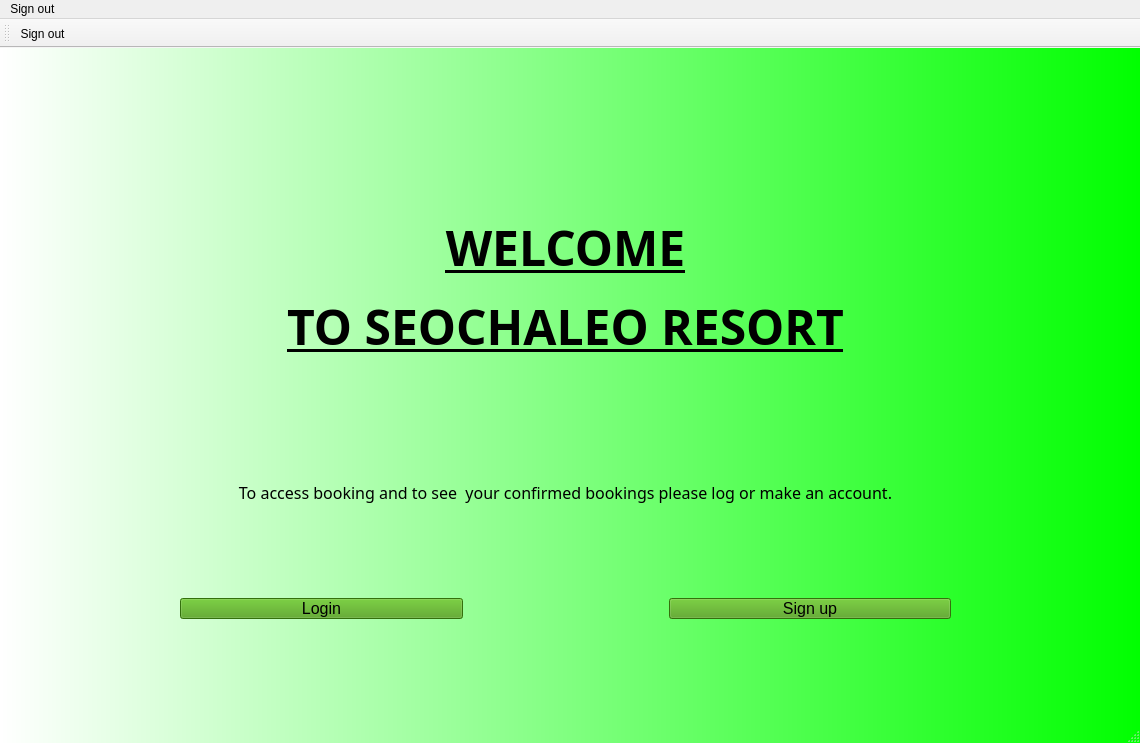
<?xml version="1.0" encoding="UTF-8"?>
<ui version="4.0">
 <class>MainWindow</class>
 <widget class="QMainWindow" name="MainWindow">
  <property name="geometry">
   <rect>
    <x>0</x>
    <y>0</y>
    <width>1140</width>
    <height>743</height>
   </rect>
  </property>
  <property name="windowTitle">
   <string>MainWindow</string>
  </property>
  <property name="styleSheet">
   <string notr="true">/* Set background gradient for main window */
QMainWindow {
    background: qlineargradient(x1:0, y1:0, x2:1, y2:0, stop:0 #FFFFFF, stop:1 #00FF00);
}

/* Set font and color for all QLabel */
QLabel {
    color: black;
   font-family: &quot;Sitka Heading Semibold&quot;, sans-serif;
   font-size: 16px; /* Adjust font size as needed */
}
QCheckBox {
  color: black;
   font-family: &quot;Sitka Heading Semibold&quot;, sans-serif;
   font-size: 16px; /* Adjust font size as needed */
}
QPushButton {
   color: black;
   font-family: &quot;Sitka Heading Semibold&quot;, sans-serif;
   font-size: 16px; /* Adjust font size as needed */
background-color:rgb(73, 157, 17)}

QPushButton:hover
{
background: gray;
}
QLineEdit:focus
{
background:white;
border: 2px solid red;
}


</string>
  </property>
  <widget class="QWidget" name="centralwidget">
   <widget class="QStackedWidget" name="stackedWidget">
    <property name="geometry">
     <rect>
      <x>70</x>
      <y>30</y>
      <width>991</width>
      <height>621</height>
     </rect>
    </property>
    <property name="currentIndex">
     <number>0</number>
    </property>
    <widget class="QWidget" name="Welcome">
     <widget class="QWidget" name="verticalLayoutWidget_2">
      <property name="geometry">
       <rect>
        <x>10</x>
        <y>110</y>
        <width>971</width>
        <height>431</height>
       </rect>
      </property>
      <layout class="QVBoxLayout" name="verticalLayout">
       <item>
        <widget class="QLabel" name="welcome_msg">
         <property name="font">
          <font>
           <family>Sitka Heading Semibold</family>
           <pointsize>-1</pointsize>
           <bold>true</bold>
           <underline>true</underline>
          </font>
         </property>
         <property name="styleSheet">
          <string notr="true">color: rgb(0, 0, 0)
</string>
         </property>
         <property name="text">
          <string>&lt;html&gt;&lt;head/&gt;&lt;body&gt;&lt;p&gt;&lt;span style=&quot; font-size:36pt;&quot;&gt;WELCOME&lt;/span&gt;&lt;/p&gt;&lt;p&gt;&lt;span style=&quot; font-size:36pt;&quot;&gt; TO SEOCHALEO RESORT&lt;/span&gt;&lt;/p&gt;&lt;/body&gt;&lt;/html&gt;</string>
         </property>
         <property name="alignment">
          <set>Qt::AlignCenter</set>
         </property>
        </widget>
       </item>
       <item>
        <widget class="QLabel" name="instrcutons">
         <property name="font">
          <font>
           <family>Sitka Heading Semibold</family>
           <pointsize>-1</pointsize>
          </font>
         </property>
         <property name="text">
          <string>To access booking and to see  your confirmed bookings please log or make an account.</string>
         </property>
         <property name="alignment">
          <set>Qt::AlignCenter</set>
         </property>
        </widget>
       </item>
       <item>
        <layout class="QHBoxLayout" name="horizontalLayout">
         <item>
          <widget class="QPushButton" name="loginbutton">
           <property name="styleSheet">
            <string notr="true">margin-left: 100px;
margin-right: 100px;

background-color:rgb(73, 157, 17)</string>
           </property>
           <property name="text">
            <string>Login</string>
           </property>
          </widget>
         </item>
         <item>
          <widget class="QPushButton" name="signupbutton">
           <property name="styleSheet">
            <string notr="true">margin-left: 100px;
margin-right: 100px;

background-color:rgb(73, 157, 17)</string>
           </property>
           <property name="text">
            <string>Sign up</string>
           </property>
          </widget>
         </item>
        </layout>
       </item>
      </layout>
     </widget>
     <widget class="QLabel" name="bg_image">
      <property name="geometry">
       <rect>
        <x>10</x>
        <y>19</y>
        <width>831</width>
        <height>581</height>
       </rect>
      </property>
      <property name="text">
       <string/>
      </property>
     </widget>
     <zorder>bg_image</zorder>
     <zorder>verticalLayoutWidget_2</zorder>
    </widget>
    <widget class="QWidget" name="Signup">
     <widget class="QPushButton" name="signup">
      <property name="geometry">
       <rect>
        <x>420</x>
        <y>420</y>
        <width>83</width>
        <height>29</height>
       </rect>
      </property>
      <property name="styleSheet">
       <string notr="true">background-color:rgb(73, 157, 17)</string>
      </property>
      <property name="text">
       <string>SIGN UP</string>
      </property>
     </widget>
     <widget class="QWidget" name="verticalLayoutWidget_4">
      <property name="geometry">
       <rect>
        <x>320</x>
        <y>110</y>
        <width>287</width>
        <height>300</height>
       </rect>
      </property>
      <layout class="QVBoxLayout" name="verticalLayout_5">
       <item>
        <widget class="QLabel" name="title_signup">
         <property name="text">
          <string>Sign Up to get access to booking services</string>
         </property>
        </widget>
       </item>
       <item>
        <layout class="QFormLayout" name="formLayout_2">
         <item row="0" column="0">
          <widget class="QLabel" name="fristNameLabel">
           <property name="text">
            <string>Frist Name</string>
           </property>
          </widget>
         </item>
         <item row="0" column="1">
          <widget class="QLineEdit" name="fristNameLineEdit"/>
         </item>
         <item row="1" column="0">
          <widget class="QLabel" name="lastNameLabel">
           <property name="text">
            <string>Last Name</string>
           </property>
          </widget>
         </item>
         <item row="1" column="1">
          <widget class="QLineEdit" name="lastNameLineEdit"/>
         </item>
         <item row="2" column="0">
          <widget class="QLabel" name="usernameLabel">
           <property name="text">
            <string>Username</string>
           </property>
          </widget>
         </item>
         <item row="2" column="1">
          <widget class="QLineEdit" name="usernameLineEdit"/>
         </item>
         <item row="3" column="0">
          <widget class="QLabel" name="passwordLabel">
           <property name="text">
            <string>Password</string>
           </property>
          </widget>
         </item>
         <item row="3" column="1">
          <widget class="QLineEdit" name="passwordLineEdit"/>
         </item>
         <item row="4" column="0">
          <widget class="QLabel" name="phoneNumberLabel">
           <property name="text">
            <string>Phone Number</string>
           </property>
          </widget>
         </item>
         <item row="4" column="1">
          <widget class="QLineEdit" name="phoneNumberLineEdit"/>
         </item>
         <item row="5" column="0">
          <widget class="QLabel" name="adressLabel">
           <property name="text">
            <string>Adress</string>
           </property>
          </widget>
         </item>
         <item row="5" column="1">
          <widget class="QLineEdit" name="adressLineEdit">
           <property name="text">
            <string/>
           </property>
          </widget>
         </item>
         <item row="6" column="0">
          <widget class="QLabel" name="emailLabel">
           <property name="text">
            <string>Email</string>
           </property>
          </widget>
         </item>
         <item row="6" column="1">
          <widget class="QLineEdit" name="emailLineEdit"/>
         </item>
         <item row="7" column="0">
          <widget class="QLabel" name="dateofBirthLabel">
           <property name="text">
            <string>DateofBirth</string>
           </property>
          </widget>
         </item>
         <item row="7" column="1">
          <widget class="QDateEdit" name="dateEdit"/>
         </item>
        </layout>
       </item>
      </layout>
     </widget>
     <widget class="QPushButton" name="Back2home_2">
      <property name="geometry">
       <rect>
        <x>80</x>
        <y>70</y>
        <width>83</width>
        <height>29</height>
       </rect>
      </property>
      <property name="styleSheet">
       <string notr="true">
background-color:rgb(73, 157, 17)</string>
      </property>
      <property name="text">
       <string>BACK</string>
      </property>
     </widget>
    </widget>
    <widget class="QWidget" name="Login">
     <widget class="QWidget" name="verticalLayoutWidget">
      <property name="geometry">
       <rect>
        <x>390</x>
        <y>240</y>
        <width>201</width>
        <height>231</height>
       </rect>
      </property>
      <layout class="QVBoxLayout" name="verticalLayout_2">
       <property name="bottomMargin">
        <number>0</number>
       </property>
       <item>
        <widget class="QWidget" name="loginfeilds" native="true">
         <layout class="QFormLayout" name="formLayout">
          <property name="bottomMargin">
           <number>10</number>
          </property>
          <item row="0" column="0">
           <widget class="QLabel" name="Usernamelable_login">
            <property name="text">
             <string>Username</string>
            </property>
           </widget>
          </item>
          <item row="0" column="1">
           <widget class="QLineEdit" name="user_input"/>
          </item>
          <item row="1" column="0">
           <widget class="QLabel" name="Passwordlable_login">
            <property name="text">
             <string>Password</string>
            </property>
           </widget>
          </item>
          <item row="1" column="1">
           <widget class="QLineEdit" name="pass_input">
            <property name="echoMode">
             <enum>QLineEdit::Password</enum>
            </property>
           </widget>
          </item>
          <item row="2" column="1">
           <widget class="QPushButton" name="login">
            <property name="minimumSize">
             <size>
              <width>50</width>
              <height>50</height>
             </size>
            </property>
            <property name="maximumSize">
             <size>
              <width>50</width>
              <height>50</height>
             </size>
            </property>
            <property name="baseSize">
             <size>
              <width>100</width>
              <height>50</height>
             </size>
            </property>
            <property name="styleSheet">
             <string notr="true">background-color:rgb(73, 157, 17)</string>
            </property>
            <property name="text">
             <string>Login </string>
            </property>
           </widget>
          </item>
         </layout>
        </widget>
       </item>
      </layout>
     </widget>
     <widget class="QLabel" name="bgimg_login">
      <property name="geometry">
       <rect>
        <x>60</x>
        <y>40</y>
        <width>871</width>
        <height>481</height>
       </rect>
      </property>
      <property name="text">
       <string/>
      </property>
     </widget>
     <widget class="QLabel" name="niftyline">
      <property name="geometry">
       <rect>
        <x>390</x>
        <y>210</y>
        <width>221</width>
        <height>20</height>
       </rect>
      </property>
      <property name="text">
       <string>Come Back for antoher Stay?</string>
      </property>
     </widget>
     <widget class="QPushButton" name="back2home">
      <property name="geometry">
       <rect>
        <x>100</x>
        <y>80</y>
        <width>101</width>
        <height>29</height>
       </rect>
      </property>
      <property name="styleSheet">
       <string notr="true">
background-color:rgb(73, 157, 17)</string>
      </property>
      <property name="text">
       <string>BACK</string>
      </property>
     </widget>
     <zorder>bgimg_login</zorder>
     <zorder>verticalLayoutWidget</zorder>
     <zorder>niftyline</zorder>
     <zorder>back2home</zorder>
    </widget>
    <widget class="QWidget" name="ListingPage">
     <widget class="QWidget" name="gridLayoutWidget">
      <property name="geometry">
       <rect>
        <x>150</x>
        <y>90</y>
        <width>681</width>
        <height>481</height>
       </rect>
      </property>
      <layout class="QGridLayout" name="ListingVIEW">
       <property name="rightMargin">
        <number>10</number>
       </property>
       <property name="bottomMargin">
        <number>10</number>
       </property>
       <item row="0" column="1">
        <layout class="QHBoxLayout" name="horizontalLayout_2">
         <item>
          <widget class="QLabel" name="Search_label">
           <property name="text">
            <string>Search</string>
           </property>
          </widget>
         </item>
         <item>
          <widget class="QLineEdit" name="Search_input">
           <property name="text">
            <string/>
           </property>
           <property name="maxLength">
            <number>327</number>
           </property>
           <property name="frame">
            <bool>true</bool>
           </property>
          </widget>
         </item>
         <item>
          <widget class="QLabel" name="Search_icon">
           <property name="minimumSize">
            <size>
             <width>0</width>
             <height>25</height>
            </size>
           </property>
           <property name="maximumSize">
            <size>
             <width>20</width>
             <height>20</height>
            </size>
           </property>
           <property name="text">
            <string/>
           </property>
           <property name="alignment">
            <set>Qt::AlignLeading|Qt::AlignLeft|Qt::AlignVCenter</set>
           </property>
           <property name="margin">
            <number>0</number>
           </property>
          </widget>
         </item>
        </layout>
       </item>
       <item row="1" column="1">
        <widget class="QListView" name="ListingList"/>
       </item>
       <item row="1" column="0">
        <layout class="QVBoxLayout" name="verticalLayout_3">
         <property name="topMargin">
          <number>11</number>
         </property>
         <item>
          <widget class="QCheckBox" name="amenitiesfilter">
           <property name="text">
            <string>Amenities</string>
           </property>
          </widget>
         </item>
         <item>
          <widget class="QCheckBox" name="Availability_filter">
           <property name="text">
            <string>Available</string>
           </property>
          </widget>
         </item>
        </layout>
       </item>
      </layout>
     </widget>
    </widget>
    <widget class="QWidget" name="Listingdesc">
     <widget class="QWidget" name="verticalLayoutWidget_5">
      <property name="geometry">
       <rect>
        <x>220</x>
        <y>30</y>
        <width>601</width>
        <height>551</height>
       </rect>
      </property>
      <layout class="QVBoxLayout" name="verticalLayout_6">
       <item>
        <widget class="QLabel" name="label_2">
         <property name="styleSheet">
          <string notr="true">text-alignement: center </string>
         </property>
         <property name="text">
          <string>Selected Room </string>
         </property>
         <property name="alignment">
          <set>Qt::AlignCenter</set>
         </property>
        </widget>
       </item>
       <item>
        <widget class="QListView" name="listView"/>
       </item>
       <item>
        <widget class="QPushButton" name="pushButton_8">
         <property name="styleSheet">
          <string notr="true">background-color:rgb(73, 157, 17);
margin-left: 125px;
margin-right: 125px;
padding-top:5px;
padding-bottom:5px</string>
         </property>
         <property name="text">
          <string>Continue to Purchase </string>
         </property>
        </widget>
       </item>
      </layout>
     </widget>
     <widget class="QPushButton" name="Back_2List">
      <property name="geometry">
       <rect>
        <x>60</x>
        <y>40</y>
        <width>83</width>
        <height>29</height>
       </rect>
      </property>
      <property name="text">
       <string>BACK</string>
      </property>
     </widget>
    </widget>
    <widget class="QWidget" name="Payment">
     <widget class="QWidget" name="verticalLayoutWidget_3">
      <property name="geometry">
       <rect>
        <x>350</x>
        <y>0</y>
        <width>381</width>
        <height>583</height>
       </rect>
      </property>
      <layout class="QVBoxLayout" name="verticalLayout_4">
       <item>
        <widget class="QLabel" name="Payment_2">
         <property name="text">
          <string>To confrim a booking payment must be made</string>
         </property>
        </widget>
       </item>
       <item>
        <layout class="QFormLayout" name="formLayout_4">
         <item row="0" column="0">
          <widget class="QLabel" name="roomNumberLabel_2">
           <property name="text">
            <string>Room Number</string>
           </property>
          </widget>
         </item>
         <item row="0" column="1">
          <widget class="QLabel" name="Room_number">
           <property name="text">
            <string>0</string>
           </property>
          </widget>
         </item>
         <item row="1" column="0">
          <widget class="QLabel" name="roomTypeLabel_2">
           <property name="text">
            <string>Room Type</string>
           </property>
          </widget>
         </item>
         <item row="1" column="1">
          <widget class="QLabel" name="roomtype">
           <property name="text">
            <string>Basic</string>
           </property>
          </widget>
         </item>
         <item row="2" column="0">
          <widget class="QLabel" name="capacityLabel_2">
           <property name="text">
            <string>Capacity</string>
           </property>
          </widget>
         </item>
         <item row="2" column="1">
          <widget class="QLabel" name="Cap_label">
           <property name="text">
            <string>1</string>
           </property>
          </widget>
         </item>
         <item row="3" column="0">
          <widget class="QLabel" name="priceLabel_2">
           <property name="text">
            <string>Price</string>
           </property>
          </widget>
         </item>
         <item row="3" column="1">
          <widget class="QLabel" name="subprice">
           <property name="text">
            <string>$0.00</string>
           </property>
          </widget>
         </item>
         <item row="4" column="0">
          <widget class="QLabel" name="Amenity_label">
           <property name="text">
            <string>Amenities:</string>
           </property>
          </widget>
         </item>
         <item row="4" column="1">
          <widget class="QCheckBox" name="checkBox_2">
           <property name="text">
            <string>Amenity</string>
           </property>
          </widget>
         </item>
         <item row="5" column="1">
          <widget class="QCheckBox" name="checkBox_3">
           <property name="text">
            <string>Amenity</string>
           </property>
          </widget>
         </item>
         <item row="6" column="1">
          <widget class="QCheckBox" name="checkBox_4">
           <property name="text">
            <string>Amenity</string>
           </property>
          </widget>
         </item>
         <item row="7" column="1">
          <widget class="QCheckBox" name="checkBox_6">
           <property name="text">
            <string>Amenity</string>
           </property>
          </widget>
         </item>
         <item row="9" column="0">
          <widget class="QLabel" name="checkinLabel">
           <property name="text">
            <string>Checkin</string>
           </property>
          </widget>
         </item>
         <item row="9" column="1">
          <widget class="QDateEdit" name="dateEdit_2"/>
         </item>
         <item row="10" column="0">
          <widget class="QLabel" name="checkoutLabel">
           <property name="text">
            <string>checkout</string>
           </property>
          </widget>
         </item>
         <item row="10" column="1">
          <widget class="QDateTimeEdit" name="dateTimeEdit"/>
         </item>
         <item row="11" column="0">
          <widget class="QLabel" name="totalPriceLabel">
           <property name="text">
            <string>Total Price</string>
           </property>
          </widget>
         </item>
         <item row="11" column="1">
          <widget class="QLabel" name="totalprice_payment">
           <property name="text">
            <string>$0.00</string>
           </property>
          </widget>
         </item>
        </layout>
       </item>
       <item>
        <layout class="QFormLayout" name="formLayout_6">
         <item row="0" column="0">
          <widget class="QLabel" name="nameLabel">
           <property name="text">
            <string>Name</string>
           </property>
          </widget>
         </item>
         <item row="0" column="1">
          <widget class="QLineEdit" name="nameLineEdit"/>
         </item>
         <item row="1" column="0">
          <widget class="QLabel" name="creditCardLabel">
           <property name="text">
            <string>Credit Card</string>
           </property>
          </widget>
         </item>
         <item row="1" column="1">
          <widget class="QLineEdit" name="creditCardLineEdit"/>
         </item>
         <item row="2" column="0">
          <widget class="QLabel" name="cCVLabel">
           <property name="text">
            <string>CCV</string>
           </property>
          </widget>
         </item>
         <item row="2" column="1">
          <widget class="QLineEdit" name="cCVLineEdit"/>
         </item>
         <item row="3" column="0">
          <widget class="QLabel" name="addressLabel">
           <property name="text">
            <string>Address</string>
           </property>
          </widget>
         </item>
         <item row="3" column="1">
          <widget class="QLineEdit" name="addressLineEdit"/>
         </item>
        </layout>
       </item>
       <item>
        <widget class="QPushButton" name="P">
         <property name="styleSheet">
          <string notr="true">background-color:rgb(73, 157, 17);
margin-left: 125px;
margin-right: 125px;
padding-top:5px;
padding-bottom:5px</string>
         </property>
         <property name="text">
          <string>Payment</string>
         </property>
        </widget>
       </item>
      </layout>
     </widget>
     <widget class="QPushButton" name="Backtoroom">
      <property name="geometry">
       <rect>
        <x>90</x>
        <y>20</y>
        <width>83</width>
        <height>29</height>
       </rect>
      </property>
      <property name="text">
       <string>BACK</string>
      </property>
     </widget>
    </widget>
    <widget class="QWidget" name="ADMINOPTIONS">
     <widget class="QWidget" name="gridLayoutWidget_3">
      <property name="geometry">
       <rect>
        <x>210</x>
        <y>140</y>
        <width>541</width>
        <height>141</height>
       </rect>
      </property>
      <layout class="QGridLayout" name="gridLayout_2">
       <item row="1" column="0">
        <widget class="QPushButton" name="editroom">
         <property name="styleSheet">
          <string notr="true">background-color:rgb(73, 157, 17)</string>
         </property>
         <property name="text">
          <string>EDIT/Delete a Room</string>
         </property>
        </widget>
       </item>
       <item row="1" column="2">
        <widget class="QPushButton" name="Editperson_2">
         <property name="styleSheet">
          <string notr="true">background-color:rgb(73, 157, 17)</string>
         </property>
         <property name="text">
          <string>Edit/Delete Person</string>
         </property>
        </widget>
       </item>
       <item row="1" column="1">
        <widget class="QPushButton" name="Addroom">
         <property name="styleSheet">
          <string notr="true">background-color:rgb(73, 157, 17)</string>
         </property>
         <property name="text">
          <string>Add New room</string>
         </property>
        </widget>
       </item>
       <item row="2" column="0">
        <widget class="QPushButton" name="addperson">
         <property name="styleSheet">
          <string notr="true">background-color:rgb(73, 157, 17)</string>
         </property>
         <property name="text">
          <string>Add Person</string>
         </property>
        </widget>
       </item>
       <item row="0" column="0" colspan="3">
        <widget class="QLabel" name="WElcomeadmin">
         <property name="text">
          <string>WELCOME ADMIN</string>
         </property>
         <property name="alignment">
          <set>Qt::AlignCenter</set>
         </property>
        </widget>
       </item>
       <item row="2" column="2">
        <widget class="QPushButton" name="pushButton">
         <property name="text">
          <string>Check All Bookings</string>
         </property>
        </widget>
       </item>
       <item row="2" column="1">
        <widget class="QPushButton" name="pushButton_3">
         <property name="text">
          <string>View listings</string>
         </property>
        </widget>
       </item>
      </layout>
     </widget>
    </widget>
    <widget class="QWidget" name="roomlisting">
     <widget class="QWidget" name="formLayoutWidget">
      <property name="geometry">
       <rect>
        <x>480</x>
        <y>200</y>
        <width>250</width>
        <height>219</height>
       </rect>
      </property>
      <layout class="QFormLayout" name="Listing_creation_form">
       <item row="0" column="0">
        <widget class="QLabel" name="roomNumberLabel">
         <property name="text">
          <string>Room Number</string>
         </property>
        </widget>
       </item>
       <item row="0" column="1">
        <widget class="QLineEdit" name="roomNumberLineEdit"/>
       </item>
       <item row="1" column="0">
        <widget class="QLabel" name="roomTypeLabel">
         <property name="text">
          <string>Room Type</string>
         </property>
        </widget>
       </item>
       <item row="1" column="1">
        <widget class="QLineEdit" name="roomTypeLineEdit"/>
       </item>
       <item row="2" column="0">
        <widget class="QLabel" name="capacityLabel">
         <property name="text">
          <string>Capacity</string>
         </property>
        </widget>
       </item>
       <item row="2" column="1">
        <widget class="QSlider" name="capslider">
         <property name="maximum">
          <number>5</number>
         </property>
         <property name="orientation">
          <enum>Qt::Horizontal</enum>
         </property>
        </widget>
       </item>
       <item row="4" column="0">
        <widget class="QLabel" name="priceLabel">
         <property name="text">
          <string>Price</string>
         </property>
        </widget>
       </item>
       <item row="4" column="1">
        <widget class="QLineEdit" name="priceLineEdit"/>
       </item>
       <item row="6" column="0">
        <widget class="QLabel" name="availabilityLabel">
         <property name="text">
          <string>Availability</string>
         </property>
        </widget>
       </item>
       <item row="6" column="1">
        <widget class="QCheckBox" name="checkBox">
         <property name="text">
          <string>Available</string>
         </property>
        </widget>
       </item>
      </layout>
     </widget>
     <widget class="QLabel" name="Title_creation">
      <property name="geometry">
       <rect>
        <x>510</x>
        <y>70</y>
        <width>161</width>
        <height>20</height>
       </rect>
      </property>
      <property name="text">
       <string>Create a Room Listing </string>
      </property>
     </widget>
     <widget class="QPushButton" name="Createlisting">
      <property name="geometry">
       <rect>
        <x>510</x>
        <y>460</y>
        <width>171</width>
        <height>29</height>
       </rect>
      </property>
      <property name="text">
       <string>Create Listing</string>
      </property>
     </widget>
     <widget class="QPushButton" name="b2menu">
      <property name="geometry">
       <rect>
        <x>220</x>
        <y>80</y>
        <width>121</width>
        <height>29</height>
       </rect>
      </property>
      <property name="text">
       <string>Back to Menu</string>
      </property>
     </widget>
    </widget>
    <widget class="QWidget" name="DeleteEdit_Room">
     <widget class="QPushButton" name="Delete_Room">
      <property name="geometry">
       <rect>
        <x>420</x>
        <y>140</y>
        <width>111</width>
        <height>29</height>
       </rect>
      </property>
      <property name="styleSheet">
       <string notr="true">background-color:rgb(73, 157, 17)</string>
      </property>
      <property name="text">
       <string>Delete Room</string>
      </property>
     </widget>
     <widget class="QTableView" name="Room_view">
      <property name="geometry">
       <rect>
        <x>195</x>
        <y>190</y>
        <width>551</width>
        <height>321</height>
       </rect>
      </property>
     </widget>
     <widget class="QPushButton" name="b2menu_2">
      <property name="geometry">
       <rect>
        <x>160</x>
        <y>60</y>
        <width>121</width>
        <height>29</height>
       </rect>
      </property>
      <property name="text">
       <string>Back to Menu</string>
      </property>
     </widget>
    </widget>
    <widget class="QWidget" name="EditDeleteperson">
     <widget class="QWidget" name="gridLayoutWidget_2">
      <property name="geometry">
       <rect>
        <x>270</x>
        <y>140</y>
        <width>431</width>
        <height>361</height>
       </rect>
      </property>
      <layout class="QGridLayout" name="gridLayout">
       <item row="0" column="0">
        <widget class="QPushButton" name="Deleteperson">
         <property name="styleSheet">
          <string notr="true">background-color:rgb(73, 157, 17)</string>
         </property>
         <property name="text">
          <string>Delete person</string>
         </property>
        </widget>
       </item>
       <item row="0" column="1">
        <widget class="QPushButton" name="Editperson">
         <property name="styleSheet">
          <string notr="true">background-color:rgb(73, 157, 17)</string>
         </property>
         <property name="text">
          <string>Edit Person</string>
         </property>
        </widget>
       </item>
       <item row="1" column="0" colspan="2">
        <widget class="QTableWidget" name="personview"/>
       </item>
      </layout>
     </widget>
     <widget class="QPushButton" name="b2menu_3">
      <property name="geometry">
       <rect>
        <x>60</x>
        <y>50</y>
        <width>121</width>
        <height>29</height>
       </rect>
      </property>
      <property name="text">
       <string>Back to Menu</string>
      </property>
     </widget>
    </widget>
    <widget class="QWidget" name="addingUser">
     <widget class="QWidget" name="verticalLayoutWidget_6">
      <property name="geometry">
       <rect>
        <x>430</x>
        <y>160</y>
        <width>287</width>
        <height>300</height>
       </rect>
      </property>
      <layout class="QVBoxLayout" name="verticalLayout_7">
       <item>
        <widget class="QLabel" name="title_signup_2">
         <property name="text">
          <string>Create a User:</string>
         </property>
        </widget>
       </item>
       <item>
        <layout class="QFormLayout" name="formLayout_3">
         <item row="0" column="0">
          <widget class="QLabel" name="fristNameLabel_2">
           <property name="text">
            <string>Frist Name</string>
           </property>
          </widget>
         </item>
         <item row="0" column="1">
          <widget class="QLineEdit" name="fristNameLineEdit_2"/>
         </item>
         <item row="1" column="0">
          <widget class="QLabel" name="lastNameLabel_2">
           <property name="text">
            <string>Last Name</string>
           </property>
          </widget>
         </item>
         <item row="1" column="1">
          <widget class="QLineEdit" name="lastNameLineEdit_2"/>
         </item>
         <item row="2" column="0">
          <widget class="QLabel" name="usernameLabel_2">
           <property name="text">
            <string>Username</string>
           </property>
          </widget>
         </item>
         <item row="2" column="1">
          <widget class="QLineEdit" name="usernameLineEdit_2"/>
         </item>
         <item row="3" column="0">
          <widget class="QLabel" name="passwordLabel_2">
           <property name="text">
            <string>Password</string>
           </property>
          </widget>
         </item>
         <item row="3" column="1">
          <widget class="QLineEdit" name="passwordLineEdit_2"/>
         </item>
         <item row="4" column="0">
          <widget class="QLabel" name="phoneNumberLabel_2">
           <property name="text">
            <string>Phone Number</string>
           </property>
          </widget>
         </item>
         <item row="4" column="1">
          <widget class="QLineEdit" name="phoneNumberLineEdit_2"/>
         </item>
         <item row="5" column="0">
          <widget class="QLabel" name="adressLabel_2">
           <property name="text">
            <string>Adress</string>
           </property>
          </widget>
         </item>
         <item row="5" column="1">
          <widget class="QLineEdit" name="adressLineEdit_2">
           <property name="text">
            <string/>
           </property>
          </widget>
         </item>
         <item row="6" column="0">
          <widget class="QLabel" name="emailLabel_2">
           <property name="text">
            <string>Email</string>
           </property>
          </widget>
         </item>
         <item row="6" column="1">
          <widget class="QLineEdit" name="emailLineEdit_2"/>
         </item>
         <item row="7" column="0">
          <widget class="QLabel" name="dateofBirthLabel_2">
           <property name="text">
            <string>DateofBirth</string>
           </property>
          </widget>
         </item>
         <item row="7" column="1">
          <widget class="QDateEdit" name="dateEdit_3"/>
         </item>
        </layout>
       </item>
      </layout>
     </widget>
     <widget class="QLabel" name="notif">
      <property name="geometry">
       <rect>
        <x>340</x>
        <y>550</y>
        <width>561</width>
        <height>20</height>
       </rect>
      </property>
      <property name="styleSheet">
       <string notr="true">color:red;
</string>
      </property>
      <property name="text">
       <string>* this should only be done if the user is having touble making his/her account. </string>
      </property>
     </widget>
     <widget class="QPushButton" name="CreateUser">
      <property name="geometry">
       <rect>
        <x>530</x>
        <y>480</y>
        <width>111</width>
        <height>29</height>
       </rect>
      </property>
      <property name="styleSheet">
       <string notr="true">background-color:rgb(73, 157, 17)</string>
      </property>
      <property name="text">
       <string>Create User </string>
      </property>
     </widget>
     <widget class="QPushButton" name="b2menu_4">
      <property name="geometry">
       <rect>
        <x>110</x>
        <y>90</y>
        <width>121</width>
        <height>29</height>
       </rect>
      </property>
      <property name="text">
       <string>Back to Menu</string>
      </property>
     </widget>
    </widget>
    <widget class="QWidget" name="page">
     <widget class="QPushButton" name="pushButton_2">
      <property name="geometry">
       <rect>
        <x>700</x>
        <y>470</y>
        <width>121</width>
        <height>29</height>
       </rect>
      </property>
      <property name="text">
       <string> Cancel Booking</string>
      </property>
     </widget>
     <widget class="QListView" name="listView_2">
      <property name="geometry">
       <rect>
        <x>215</x>
        <y>130</y>
        <width>611</width>
        <height>271</height>
       </rect>
      </property>
     </widget>
     <widget class="QLabel" name="label">
      <property name="geometry">
       <rect>
        <x>420</x>
        <y>80</y>
        <width>151</width>
        <height>20</height>
       </rect>
      </property>
      <property name="text">
       <string>Your Bookings </string>
      </property>
     </widget>
    </widget>
   </widget>
  </widget>
  <widget class="QMenuBar" name="menubar">
   <property name="geometry">
    <rect>
     <x>0</x>
     <y>0</y>
     <width>1140</width>
     <height>25</height>
    </rect>
   </property>
   <widget class="QMenu" name="menuSign_out">
    <property name="title">
     <string>Sign out </string>
    </property>
    <addaction name="actionSign_out_Exit"/>
    <addaction name="actionSign_out"/>
   </widget>
   <addaction name="menuSign_out"/>
  </widget>
  <widget class="QStatusBar" name="statusbar"/>
  <widget class="QToolBar" name="toolBar">
   <property name="windowTitle">
    <string>toolBar</string>
   </property>
   <attribute name="toolBarArea">
    <enum>TopToolBarArea</enum>
   </attribute>
   <attribute name="toolBarBreak">
    <bool>false</bool>
   </attribute>
   <addaction name="actionSign_out"/>
  </widget>
  <action name="actionSign_out_Exit">
   <property name="text">
    <string>Sign out &amp; Exit </string>
   </property>
  </action>
  <action name="actionSign_out">
   <property name="icon">
    <iconset resource="images.qrc">
     <normaloff>:/.png/logout.png</normaloff>:/.png/logout.png</iconset>
   </property>
   <property name="text">
    <string>Sign out</string>
   </property>
  </action>
 </widget>
 <resources>
  <include location="images.qrc"/>
 </resources>
 <connections/>
</ui>
